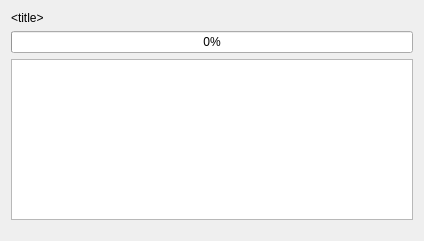
<?xml version="1.0" encoding="UTF-8"?>
<ui version="4.0">
 <class>ProcessingRunDialog</class>
 <widget class="QDialog" name="ProcessingRunDialog">
  <property name="geometry">
   <rect>
    <x>0</x>
    <y>0</y>
    <width>424</width>
    <height>241</height>
   </rect>
  </property>
  <property name="windowTitle">
   <string>Processing run</string>
  </property>
  <layout class="QGridLayout" name="gridLayout">
   <item row="2" column="0">
    <widget class="QTextEdit" name="te_logs_processing"/>
   </item>
   <item row="0" column="0">
    <widget class="QLabel" name="lbl_title">
     <property name="text">
      <string>&lt;html&gt;&lt;head/&gt;&lt;body&gt;&lt;p&gt;&amp;lt;title&amp;gt;&lt;/p&gt;&lt;/body&gt;&lt;/html&gt;</string>
     </property>
    </widget>
   </item>
   <item row="1" column="0">
    <widget class="QProgressBar" name="progress_bar">
     <property name="maximum">
      <number>100</number>
     </property>
     <property name="value">
      <number>0</number>
     </property>
    </widget>
   </item>
   <item row="3" column="0">
    <spacer name="verticalSpacer">
     <property name="orientation">
      <enum>Qt::Vertical</enum>
     </property>
     <property name="sizeHint" stdset="0">
      <size>
       <width>20</width>
       <height>40</height>
      </size>
     </property>
    </spacer>
   </item>
  </layout>
 </widget>
 <resources/>
 <connections/>
</ui>
